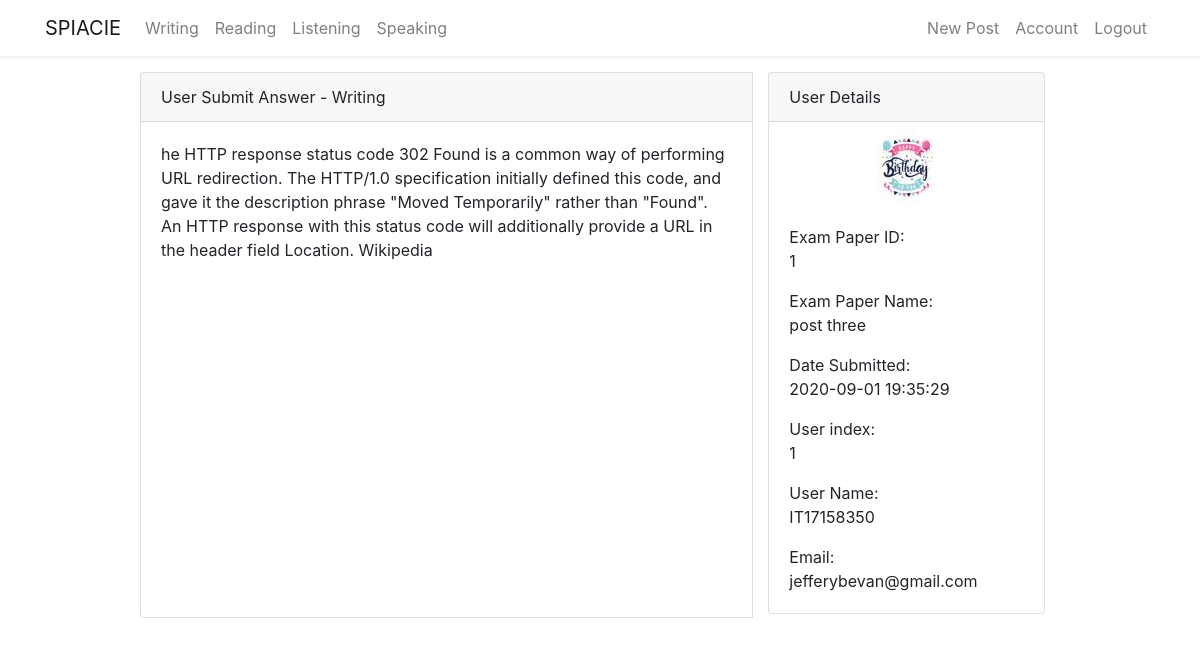
Page /writing/1/result (signed in) on the committed database.
### flaskblog/models.py (models this page shows, shortened)
class Writingpaperanswer(db.Model):
    id = db.Column(db.Integer, primary_key=True)
    pid = db.Column(db.Integer, db.ForeignKey(
        'writingpaper.id'), nullable=False)
    task = db.Column(db.String(1000), nullable=False)
    type = db.Column(db.String(200), nullable=False)
    date_posted = db.Column(db.DateTime, nullable=False,
                            default=datetime.now())
    user_id = db.Column(db.Integer, db.ForeignKey('user.id'), nullable=False)

class Writingpaper(db.Model):
    id = db.Column(db.Integer, primary_key=True)
    title = db.Column(db.String(300), unique=True, nullable=False)
    task01 = db.Column(db.String(1000), nullable=False)
    task01_img = db.Column(db.String(20), nullable=True)
    date_posted = db.Column(db.DateTime, nullable=False,
                            default=datetime.now())
    user_id = db.Column(db.Integer, db.ForeignKey('user.id'), nullable=False)
    answer = db.relationship(
        'Writingpaperanswer', backref='candidate', lazy=True)

class User(db.Model, UserMixin):
    id = db.Column(db.Integer, primary_key=True)
    firstname = db.Column(db.String(20), nullable=False)
    lastname = db.Column(db.String(20), nullable=False)
    username = db.Column(db.String(20), unique=True, nullable=False)
    email = db.Column(db.String(20), unique=True, nullable=False)
    password = db.Column(db.String(20), nullable=False)
    image_file = db.Column(db.String(20), nullable=False,
                           default='default.jpg')
    post = db.relationship('Post', backref='author', lazy=True)
    writingpaper = db.relationship(
        'Writingpaper', backref='wcreator', lazy=True)
    writinganswer = db.relationship(
        'Writingpaperanswer', backref='wcandidate', lazy=True)
    speaking = db.relationship(
        'Speaking', backref='vspeak', lazy=True)
    speakinganswer = db.relationship(
        'Speakinganswer', backref='speakanswer', lazy=True)
    Speakinganswersav = db.relationship(
        'Speakinganswersaved', backref='speakinganswersaved', lazy=True)

### flaskblog/writing/routes.py (the view)
@writing.route("/writing/<int:writing_result_id>/result", methods=['POST', 'GET'])
@login_required
def result(writing_result_id):
    writing_answer = Writingpaperanswer.query.get_or_404(writing_result_id)
    if writing_answer.wcandidate != current_user:
        abort(403)
    else:
        pic_file = url_for(
            'static', filename='profile_pics/' + current_user.image_file)
        return render_template('writing_answer.html', title='Update', legend='Update', writing_answer=writing_answer, pic_file=pic_file)

### flaskblog/models.py (called while the page is built)
@login_manger.user_loader
def load_user(user_id):
    return User.query.get(int(user_id))

### flaskblog/templates/writing_answer.html (shortened to what this page needs)
{% extends 'layout.html' %} {% block content %} {% if writing_answer.wcandidate
== current_user %}
<div class="row justify-content-center mt-3">
  <div class="col-md-10 mb-5">
    <div class="card-group">
      <div class="card">
        <div class="card-header">User Submit Answer - Writing</div>
        <div class="card-body">
          <div class="text-md-left">
            {% autoescape false %} {{writing_answer.task.replace('\n', '<br />')}}
            {% endautoescape %}
          </div>
        </div>
        </div>
        <div class="col-md-4">
          <div class="card md-2 mb-1">
            <div class="card-header">User Details</div>
            <div class="media justify-content-center">
                  <img
                    class="rounded-circle mt-2"
                    src="{{ pic_file }}"
                    alt="Card image cap"
                  />
                </div>
            <div class="card-body">
                <p class="card-text">
                Exam Paper ID: <br />{{ writing_answer.candidate.id }}
                </p>
                <p class="card-text">
                Exam Paper Name:<br />{{ writing_answer.candidate.title }}
                </p>
                <p class="card-text">
                Date Submitted:
                <br />{{writing_answer.date_posted.strftime("%Y-%m-%d    %H:%M:%S")}}
                </p>
                <p class="card-text">
                    User index: <br />{{ writing_answer.id }}
                </p>
                <p class="card-text">
                    User Name: <br />{{ current_user.username}}
                </p>
                <p class="card-text">Email: <br />{{ current_user.email}}</p>
            </div>
          </div>
        </div>
      </div>
    </div>
  </div>
  {% endif %} {% endblock content %}

### rows in the picture
Writingpaperanswer: task.replace "he HTTP response status code 302 Found is a common way of performing URL redirection. The HTTP/1.0 specification initially defined this code, and gave it the description phrase \"Moved Temporarily\" rather than \"Found\". An HTTP response with this status code will additionally provide a URL in the header field Location. Wikipedia", date_posted "2020-09-01 19:35:29", id "1"
Writingpaper: candidate.id "1", candidate "post three"
User: username "IT17158350", email "jefferybevan@gmail.com"
